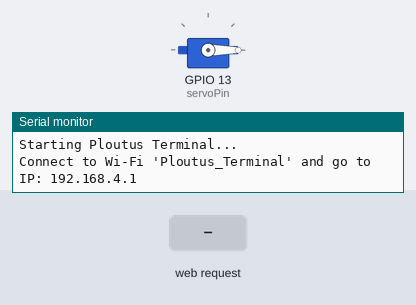
The sketch below on a simulated ESP32. Parts: servo, the last lines printed to the serial monitor. The test bench sets the inputs (shaded band).

Above: at 1.2 s.
1.3 s: HTTP request GET /dispense received
At 2.4 s:
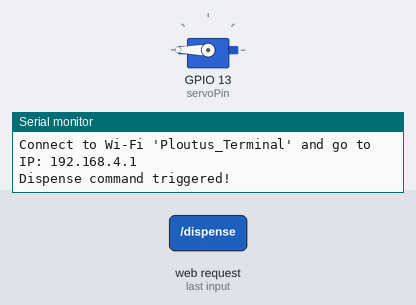
Timing chart, 0 to 6.8 s (numbered marks = the images above; inputs shaded):
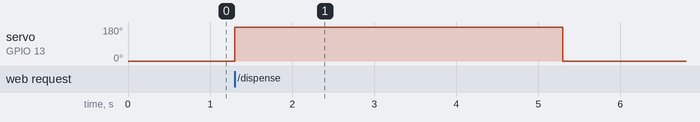

The sketch:

ATM_JACKPOT.ino
```cpp
#include <WiFi.h>
#include <WebServer.h>
#include <ESP32Servo.h>

// --- CONFIGURATION ---
const char* ssid = "Ploutus_Terminal"; // The Wi-Fi network your phone will connect to
const int servoPin = 13;               // GPIO pin connected to the servo signal wire

WebServer server(80);
Servo atmServo;

// This is the "Hacker Terminal" UI served to your phone
const char index_html[] PROGMEM = R"rawliteral(
<!DOCTYPE html>
<html>
<head>
  <meta name="viewport" content="width=device-width, initial-scale=1">
  <title>Ploutus C2</title>
  <style>
    :root {
      --term-green: #39FF14; /* Camera-safe CRT green */
      --term-dark: #000000;
      --alert-red: #FF3333;  /* Camera-safe red */
    }
    body { background-color: var(--term-dark); color: var(--term-green); font-family: 'Courier New', Courier, monospace; margin: 0; padding: 20px; }
    .container { max-width: 800px; margin: 0 auto; border: 2px solid var(--term-green); padding: 30px; box-shadow: 0 0 15px var(--term-green); }
    h1 { text-align: center; border-bottom: 2px dashed var(--term-green); padding-bottom: 15px; font-size: 34px; font-weight: bold; }
    #terminal { min-height: 300px; margin-bottom: 20px; line-height: 1.8; font-size: 24px; font-weight: bold; }
    .cursor { display: inline-block; width: 14px; height: 24px; background-color: var(--term-green); animation: blink 1s step-end infinite; vertical-align: bottom; }
    @keyframes blink { 0%, 100% { opacity: 1; } 50% { opacity: 0; } }

    /* Updated Button Styling */
    button {
      background-color: #111;
      color: var(--term-green);
      border: 3px solid var(--term-green);
      padding: 20px;
      font-size: 28px;
      font-weight: bold;
      font-family: inherit;
      cursor: pointer;
      width: 100%;
      transition: 0.3s;
      text-transform: uppercase;
      letter-spacing: 2px;
    }
    button:hover { background-color: var(--term-green); color: var(--term-dark); }
    button:disabled { border-color: #444; color: #444; background-color: #111; cursor: not-allowed; }

    .red-alert { color: var(--alert-red); font-weight: bold; text-shadow: 0 0 8px var(--alert-red); display: block; margin-top: 25px; font-size: 28px;}
  </style>
</head>
<body>
  <div class="container">
    <h1>TdA XFS Override v2.5</h1>
    <div id="terminal">
      <span id="output">Waiting for command...</span><span class="cursor"></span>
    </div>
    <button id="exploitBtn" onclick="runExploit()">[ INITIATE JACKPOT ]</button>
  </div>

  <script>
    const output = document.getElementById('output');
    const btn = document.getElementById('exploitBtn');

    const sequence = [
      "> Connecting to internal XFS bus... [OK]",
      "> Bypassing network authorization... [OK]",
      "> Locating Cash Dispensing Module... [FOUND]",
      "> Injecting Ploutus payload... [SUCCESS]",
      "> Sending dispense override command..."
    ];

    async function runExploit() {
      btn.disabled = true;
      output.innerHTML = "";

      for (let i = 0; i < sequence.length; i++) {
        output.innerHTML += sequence[i] + "<br>";
        await new Promise(r => setTimeout(r, 200));
      }

      try {
        let response = await fetch('/dispense');
        if(response.ok) {
          output.innerHTML += "<br><span style='color:#fff'>DISPENSE CONFIRMED.</span><br>";
          await new Promise(r => setTimeout(r, 400));
          output.innerHTML += "<span class='red-alert'>SYSTEM LOGS DELETED.<br>XFS LAYER RESET.</span>";
        } else {
          output.innerHTML += "<br><span style='color:var(--alert-red)'>ERROR: MODULE NOT RESPONDING</span>";
        }
      } catch(e) {
        output.innerHTML += "<br><span style='color:var(--alert-red)'>CONNECTION FAILED</span>";
      }

      setTimeout(() => { btn.disabled = false; output.innerHTML = "Waiting for next command..."; }, 4000);
    }
  </script>
</body>
</html>
)rawliteral";

void setup() {
  Serial.begin(115200);

  // Configure the servo timers for the ESP32 architecture
  ESP32PWM::allocateTimer(0);
  ESP32PWM::allocateTimer(1);
  ESP32PWM::allocateTimer(2);
  ESP32PWM::allocateTimer(3);
  atmServo.setPeriodHertz(50);
  atmServo.attach(servoPin, 500, 2400);

  // Set the servo to the starting position
  atmServo.write(0);

  // Start the Wi-Fi Access Point
  Serial.println("\nStarting Ploutus Terminal...");
  WiFi.softAP(ssid); // No password required for the demo
  IPAddress IP = WiFi.softAPIP();
  Serial.print("Connect to Wi-Fi 'Ploutus_Terminal' and go to IP: ");
  Serial.println(IP); // This will be 192.168.4.1

  // Handle the main webpage request
  server.on("/", HTTP_GET, []() {
    server.send(200, "text/html", index_html);
  });

  // Handle the command to drop the cash
  server.on("/dispense", HTTP_GET, []() {
    Serial.println("Dispense command triggered!");

    // 1. Rotate the servo a full 180 degrees (all the way left)
    atmServo.write(180);

    // 2. Wait 4 seconds to let the prop money slide all the way out
    delay(4000);

    // 3. Reset the servo back to 0 degrees (all the way right) to close the trapdoor
    atmServo.write(0);

    server.send(200, "text/plain", "OK");
  });

  server.begin();
}

void loop() {
  server.handleClient();
}
```

Measured:
- after the input at 1.3 s, servo on GPIO 13 (servoPin): 0° → 180° at once, → 0° 4.0 s later
